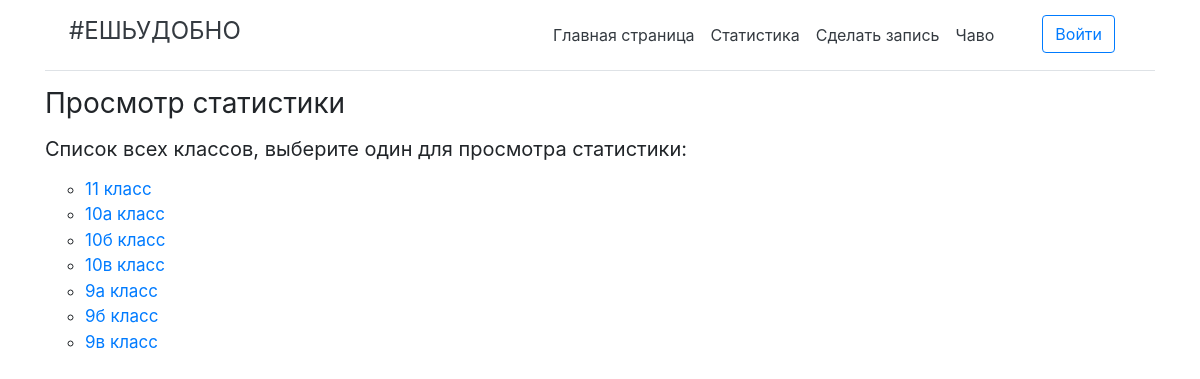
The page /class/ on the database its author committed.
### app/models.py (models this page shows, shortened)
class SchoolClass(models.Model):
    school_class = models.CharField(max_length=10, help_text = 'Класс')
    class Meta:
    	ordering = ['school_class']

### app/views.py (the view)
# urls.py: path('class/', views.class_list, name = 'class'),
def class_list(request):
    school_class = SchoolClass.objects.order_by('id')
    return render(
        request,
        'app/schoolclass_list.html',
        {'school_class':school_class})

### app/templates/app/schoolclass_list.html (shortened to what this page needs)
{% extends "base_generic.html" %}
{% block content %}
<div class="container">
	<h3 class="font-weight-normal">Просмотр статистики</<h3>
	<h5 class="font-weight-normal">Список всех классов, выберите один для просмотра статистики:</h5>
	<ul class="ul">
	    {% if school_class %}
	      {% for i in school_class %}
	        <li>
	        	<a href='{{ i.id }}' class="href">{{i.school_class}} класс</a>
	        </li>
	      {% endfor %}
	    {% else %}
	      <li>Список пуст!</li>
	    {% endif %}
	</ul>
</div>
{% endblock %}

### app/static/css/styles.css (style rules this page uses)
.href { font-size: 17px; }
ul { list-style: circle; }

### rows shown on the page
SchoolClass: school_class "11"
SchoolClass: school_class "10а"
SchoolClass: school_class "10б"
SchoolClass: school_class "10в"
SchoolClass: school_class "9а"
SchoolClass: school_class "9б"
SchoolClass: school_class "9в"
